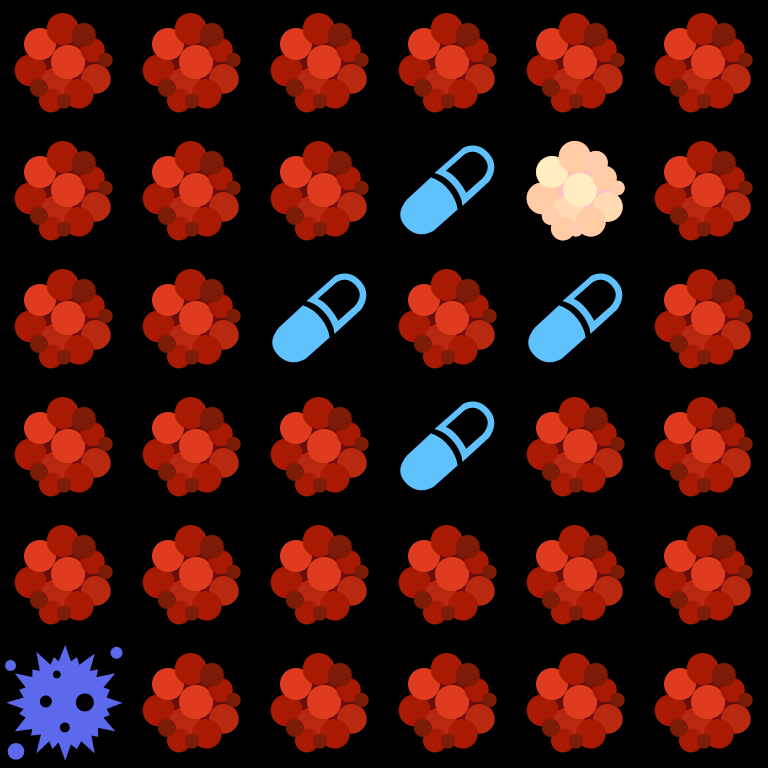

This game map was drawn from its Tiled (.tmx) file and the tilesets committed beside it. A one-line description and the full map source follow:
An orthogonal 6x6 tile map with 128x128 px tiles, 1 tile layer (Tile Layer 1).

<map version="1.0" tiledversion="1.0.3" orientation="orthogonal" renderorder="right-down" width="6" height="6" tilewidth="128" tileheight="128" nextobjectid="1">
 <tileset firstgid="1" name="Tiles" tilewidth="128" tileheight="128" tilecount="14" columns="7">
  <image source="../images/Tiles.png" width="896" height="256" />
 </tileset>
 <layer name="Tile Layer 1" width="6" height="6">
  <data encoding="csv">
13,13,13,13,13,13,
13,13,13,1,14,13,
13,13,1,13,1,13,
13,13,13,1,13,13,
13,13,13,13,13,13,
3,13,13,13,13,13
</data>
 </layer>
</map>
